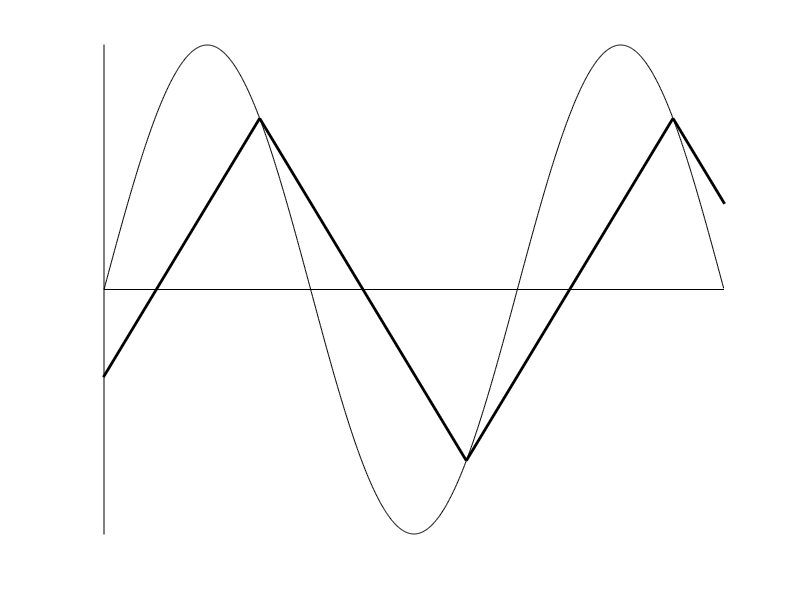
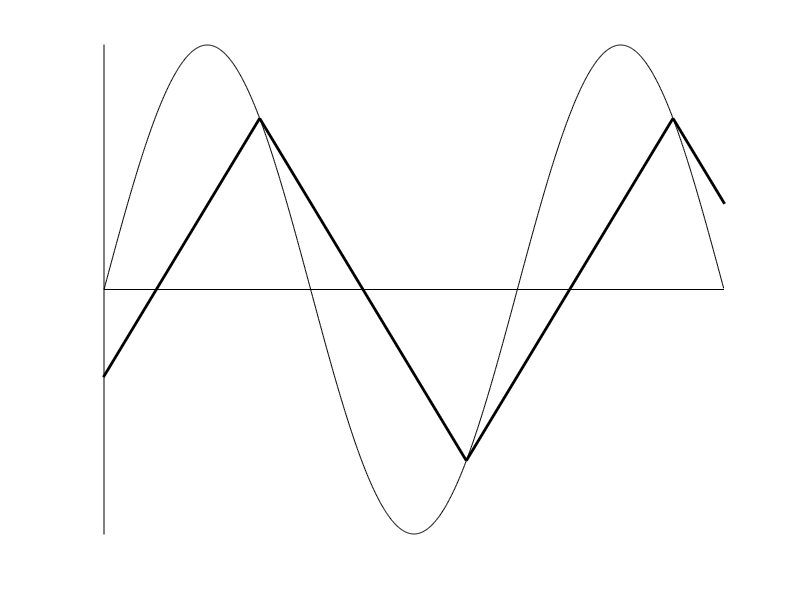

These figures' MATLAB source, in order:
## slew rate limited sine wave
clf;
hold on

t=0:0.01:3*pi;
plot(t,sin(t),"color","black")

%slew limited
tp=pi-asin(0.7);
plot([tp-pi,tp],[sin(tp-pi),sin(tp)],"color","black","linewidth",2)
plot([tp,tp+pi],[sin(tp),sin(tp+pi)],"color","black","linewidth",2)
plot([tp+pi,tp+2*pi],[sin(tp+pi),sin(tp+2*pi)],"color","black","linewidth",2)
plot([tp+2*pi,tp+3*pi],[sin(tp+2*pi),sin(tp+3*pi)],"color","black","linewidth",2)

%axis
plot([0,3*pi],[0,0],"color","black")
plot([0,0],[-1.2,1.2],"color","black")
grid off
axis ([0,3*pi,-1,1])
axis off

print -demf slewRateLimitedSineWave.emf
print -deps slewRateLimitedSineWave.eps
